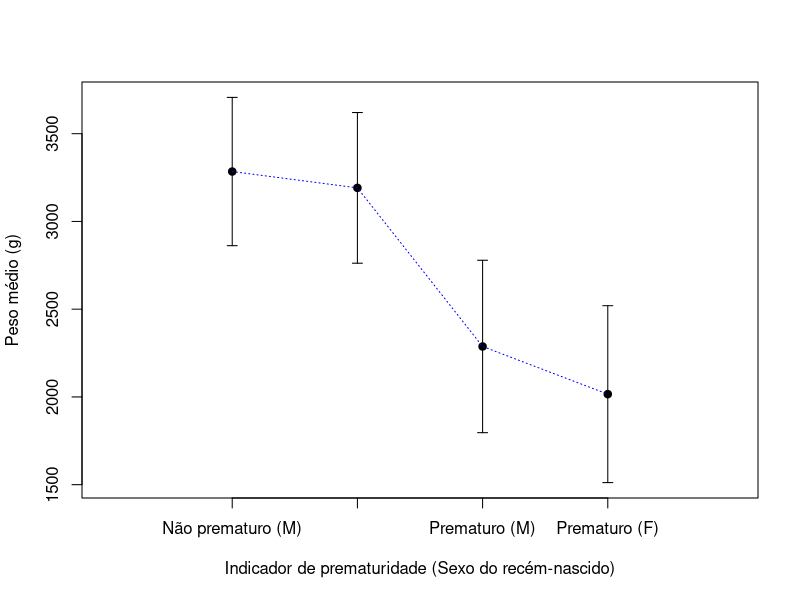
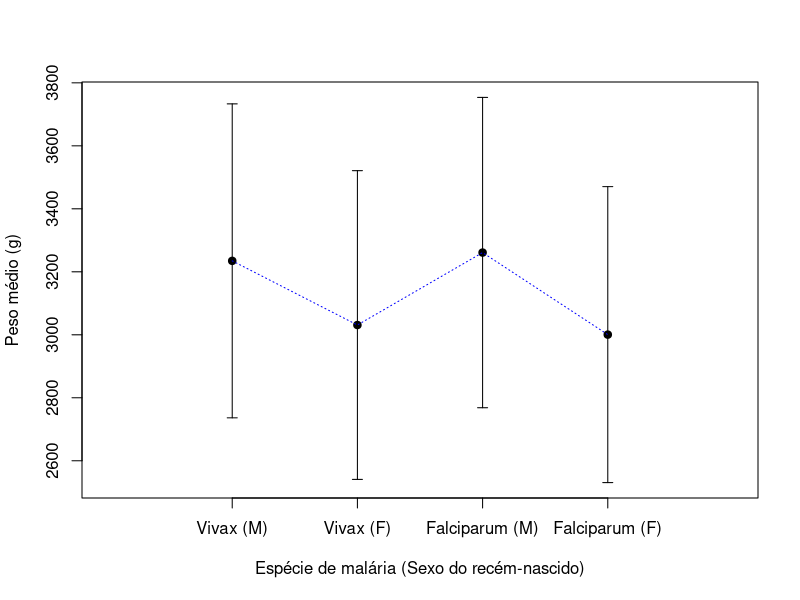

Here is the R script that generated these plots, in order:
#!/usr/bin/Rscript

df = read.csv("../data/ex5.csv", sep=";", fileEncoding="UTF-8")

# --------------------------------------------------------------------
# item a

tapply(df$peso, df$espmal1, summary)
tapply(df$peso, df$sexorn, summary)
tapply(df$peso, df$prematrn, summary)

# -------------------------------------------------------------------
# item b

filter = df[,c("peso", "espmal1")]

vivax = filter$peso[filter$espmal1 == 1]
vivax = vivax[!is.na(vivax)]

falciparum = filter$peso[filter$espmal1 == 2]
falciparum = falciparum[!is.na(falciparum)]

mixed = filter$peso[filter$espmal1 == 3]
mixed = mixed[!is.na(mixed)]

var_total = var(filter$peso, na.rm=TRUE)
var_avg = length(vivax) * var(vivax) +
	  length(falciparum) * var(falciparum) +
	  length(mixed) * var(mixed)
var_avg = var_avg / length(filter$peso)

r_squared = 1 - var_avg/var_total

paste("espmal1 var_total =", round(var_total, 3))
paste("espmal1 var_avg =", round(var_avg, 3))
paste("espmal1 r_sq =", round(r_squared, 4))

filter = df[,c("peso", "sexorn")]

masc = filter$peso[filter$sexorn == 1]
masc = masc[!is.na(masc)]

fem = filter$peso[filter$sexorn == 2]
fem = fem[!is.na(fem)]

var_total = var(filter$peso, na.rm=TRUE)
var_avg = length(masc) * var(masc) +
	  length(fem) * var(fem)
var_avg = var_avg / length(filter$peso)

r_squared = 1 - var_avg/var_total

paste("sexorn var_total =", round(var_total, 3))
paste("sexorn var_avg =", round(var_avg, 3))
paste("sexorn r_sq =", round(r_squared, 4))

filter = df[,c("peso", "prematrn")]

no = filter$peso[filter$prematrn == 0]
no = no[!is.na(no)]

yes = filter$peso[filter$prematrn == 1]
yes = yes[!is.na(yes)]

var_total = var(filter$peso, na.rm=TRUE)
var_avg = length(no) * var(no) +
	  length(yes) * var(yes)
var_avg = var_avg / length(filter$peso)

r_squared = 1 - var_avg/var_total

paste("prematrn var_total =", round(var_total, 3))
paste("prematrn var_avg =", round(var_avg, 3))
paste("prematrn r_sq =", round(r_squared, 4))

# -----------------------------------------------------------
# item c

filter = df[,c("peso", "sexorn", "prematrn")]
filter = filter[!is.na(filter$peso),]

masc_norm = filter$peso[filter$sexorn == 1 & filter$prematrn == 0]
masc_norm = masc_norm[!is.na(masc_norm)]

fem_norm = filter$peso[filter$sexorn == 2 & filter$prematrn == 0]
fem_norm = fem_norm[!is.na(fem_norm)]

masc_prem = filter$peso[filter$sexorn == 1 & filter$prematrn == 1]
masc_prem = masc_prem[!is.na(masc_prem)]

fem_prem = filter$peso[filter$sexorn == 2 & filter$prematrn == 1]
fem_prem = fem_prem[!is.na(fem_prem)]

sex_prem_avg = c(mean(masc_norm), mean(fem_norm), mean(masc_prem), mean(fem_prem))
sex_prem_stdev = c(sd(masc_norm), sd(fem_norm), sd(masc_prem), sd(fem_prem))

sex_prem_x = c(1,2,3,4)

plot(sex_prem_x, sex_prem_avg,
     ylim=range(c(sex_prem_avg - sex_prem_stdev, sex_prem_avg + sex_prem_stdev)),
     pch=19, xlab="Indicador de prematuridade (Sexo do recém-nascido)", xlim=range(0,5), xaxt="n", ylab="Peso médio (g)", main=NULL
)

axis(1, at=c(1,2,3,4), labels=c("Não prematuro (M)", "Não prematuro (F)", "Prematuro (M)", "Prematuro (F)"))

arrows(sex_prem_x, sex_prem_avg - sex_prem_stdev, sex_prem_x, sex_prem_avg + sex_prem_stdev, length=0.05, angle=90, code=3)

lines(sex_prem_x, sex_prem_avg, lty=3, col="blue")

# -----------------------------------------------------------
# item d

filter = df[,c("peso", "sexorn", "espmal1")]
filter = filter[!is.na(filter$peso),]

masc_vivax = filter$peso[filter$sexorn == 1 & filter$espmal1 == 1]
masc_vivax = masc_vivax[!is.na(masc_vivax)]

fem_vivax = filter$peso[filter$sexorn == 2 & filter$espmal1 == 1]
fem_vivax = fem_vivax[!is.na(fem_vivax)]

masc_falc = filter$peso[filter$sexorn == 1 & filter$espmal1 == 2]
masc_falc = masc_falc[!is.na(masc_falc)]

fem_falc = filter$peso[filter$sexorn == 2 & filter$espmal1 == 2]
fem_falc = fem_falc[!is.na(fem_falc)]

sex_inftype_avg = c(mean(masc_vivax), mean(fem_vivax), mean(masc_falc), mean(fem_falc))
sex_inftype_stdev = c(sd(masc_vivax), sd(fem_vivax), sd(masc_falc), sd(fem_falc))

sex_inftype_x = c(1,2,3,4)

plot(sex_inftype_x, sex_inftype_avg,
     ylim=range(c(sex_inftype_avg - sex_inftype_stdev, sex_inftype_avg + sex_inftype_stdev)),
     pch=19, xlab="Espécie de malária (Sexo do recém-nascido)", xlim=range(0,5), xaxt="n", ylab="Peso médio (g)", main=NULL
)

axis(1, at=c(1,2,3,4), labels=c("Vivax (M)", "Vivax (F)", "Falciparum (M)", "Falciparum (F)"))

arrows(sex_inftype_x, sex_inftype_avg - sex_inftype_stdev, sex_inftype_x, sex_inftype_avg + sex_inftype_stdev, length=0.05, angle=90, code=3)

lines(sex_inftype_x, sex_inftype_avg, lty=3, col="blue")

